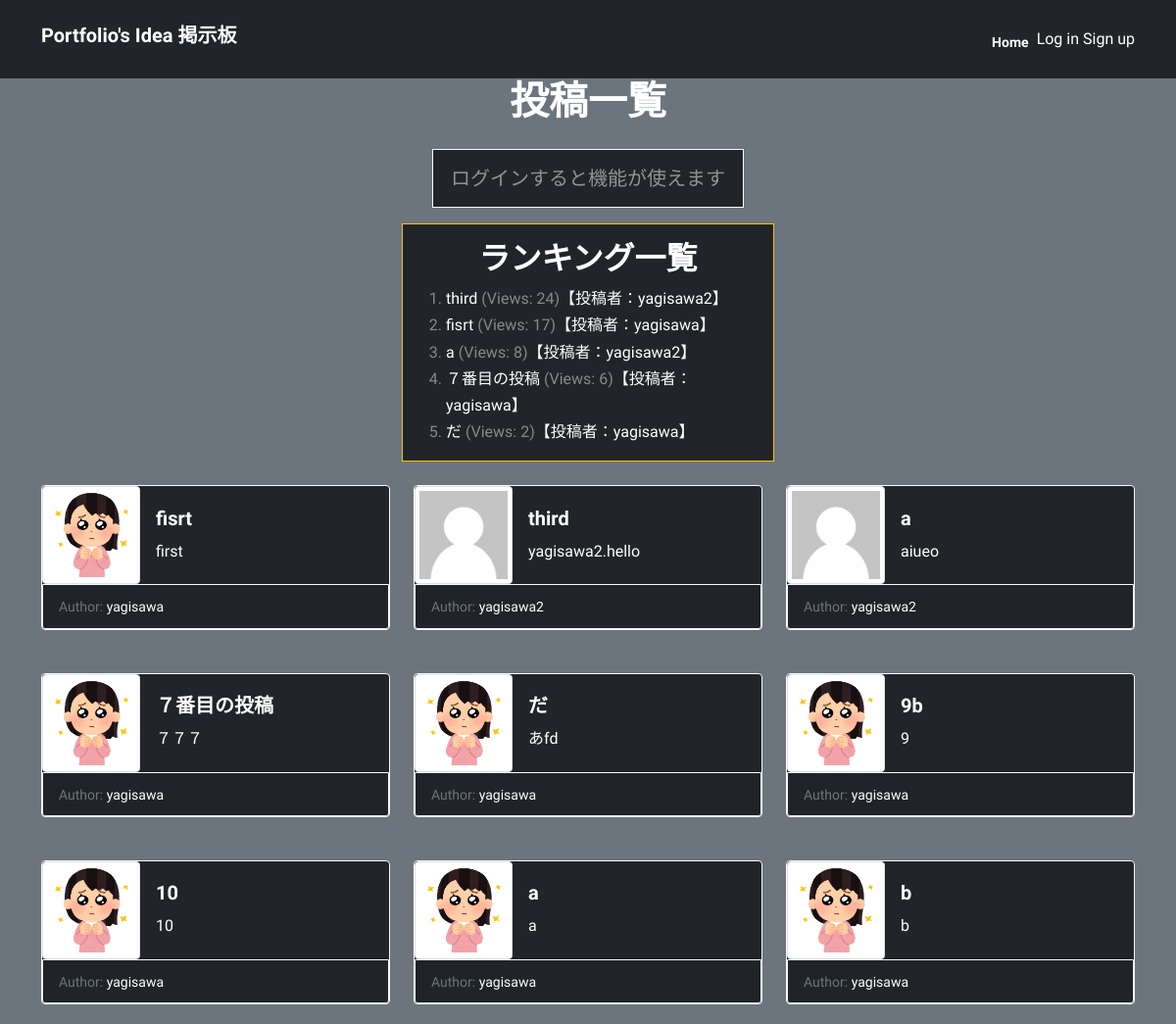
The app's page /, older data.
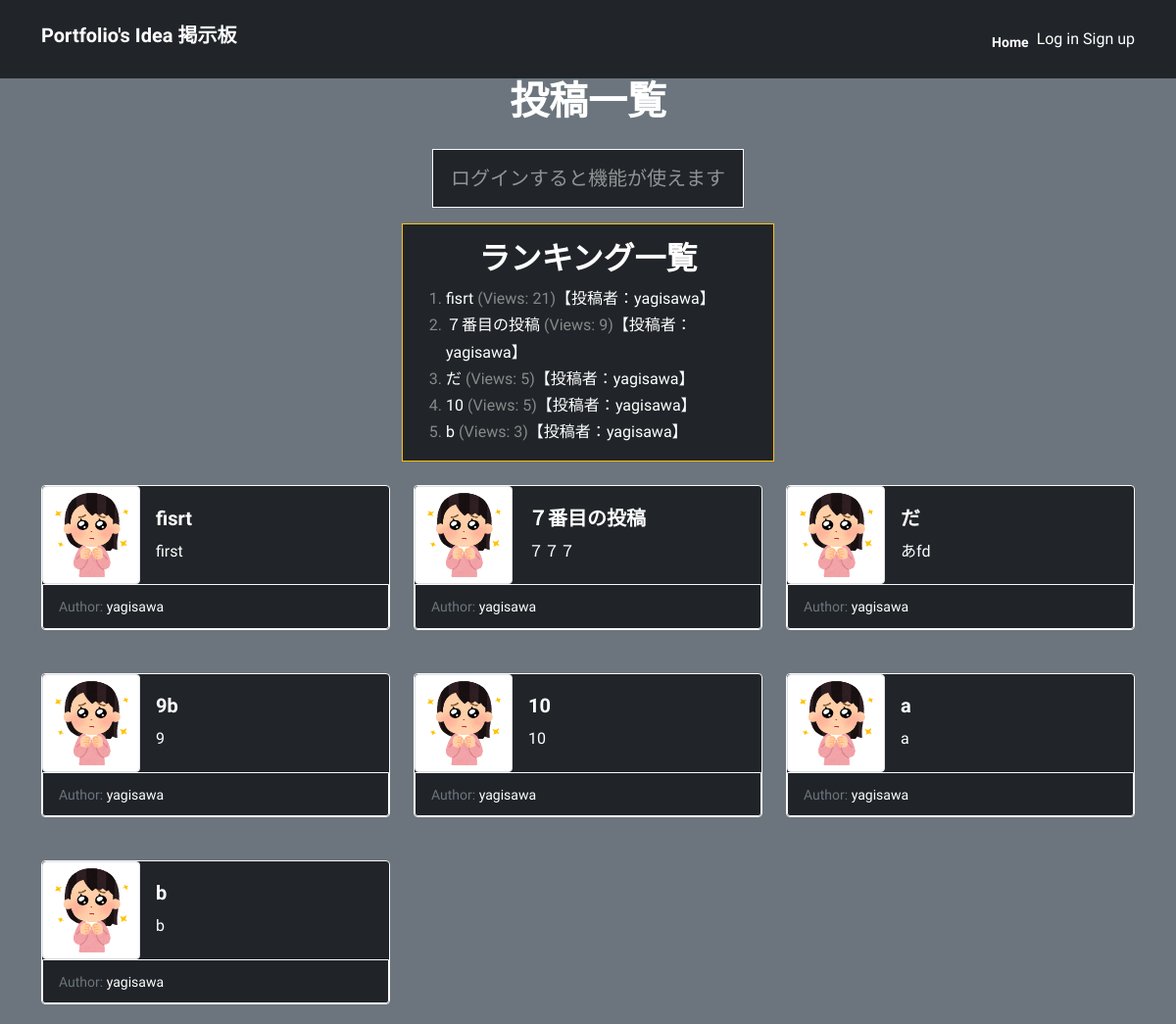
The same page, newer data.
### myapp/models.py (models this page shows, shortened)
class Post(models.Model):
    title = models.CharField(max_length=200)
    content = models.TextField()
    author = models.ForeignKey(User, on_delete=models.CASCADE)
    created_at = models.DateTimeField(auto_now_add=True)
    updated_at = models.DateTimeField(auto_now=True)
    likes = models.ManyToManyField(settings.AUTH_USER_MODEL, related_name='likes', blank=True)
    views = models.IntegerField(default=0)
    icon = models.ImageField(upload_to='icons/', blank=True, null=True)
    def get_author_avatar_url(self):
        return self.author.profile.avatar.url if self.author.profile.avatar else None

class Profile(models.Model):
    user = models.OneToOneField(User, on_delete=models.CASCADE)
    bio = models.TextField(max_length=500, blank=True)
    website = models.URLField(max_length=200, blank=True)
    location = models.CharField(max_length=100, blank=True)
    avatar = models.ImageField(upload_to='avatars/', blank=True, null=True)
    followers = models.ManyToManyField(User, related_name='following', blank=True)
    followers_count = models.PositiveIntegerField(default=0)

### myapp/views.py (the view)
# urls.py: path('', views.post_list, name='post_list'),
def post_list(request):
    posts = Post.objects.all()
    ranked_posts = Post.objects.annotate(num_views=F('views') + 1).order_by('-num_views')[:5]
    paginator = Paginator(posts, 9)
    page_number = request.GET.get('page')
    page_obj = paginator.get_page(page_number)
    if page_number is None or int(page_number) == 1:
        show_ranking = True
    else:
        show_ranking = False
    if request.method == 'POST':
        form = CommentForm(request.POST)
        if form.is_valid():
            comment = form.save(commit=False)
            comment.post = Post
            comment.save()
            return redirect('post_detail', pk=Post.pk)
    else:
        form = CommentForm()
    return render(request, 'myapp/post_list.html', {'posts': posts, 'ranked_posts': ranked_posts, 'page_obj': page_obj, 'form': form})

### myapp/templates/myapp/post_list.html (shortened to what this page needs)
{% extends 'base.html' %}
{% load static %}
{% block content %}
<div class="container">
  <div class="text-center">
    <h1>投稿一覧</h1>
    {% if user.is_authenticated %}
      <a class="btn btn-primary btn-lg mt-3 mb-3 border border-light" href="{% url 'post_create' %}">新しい投稿はこちらから</a>
    {% else %}
      <p class="btn btn-dark text-white-50 btn-lg mt-3 mb-3 border border-light">ログインすると機能が使えます</p>
    {% endif %}
  </div>
  <div class="row justify-content-center">
    <div class="col-md-4 bg-dark border border-warning mb-4">
      <div class="post-section mt-3 mb-3">
        <h2 class="text-center">ランキング一覧</h2>
        <ol class="ranking-list bg-dark">
          {% for post in ranked_posts %}
            <li><a href="{% url 'post_detail' post.pk %}" class="text-white">{{ post.title }}</a> (Views: {{ post.views }})<a href="{% url 'profile' post.author.username %}">【投稿者：{{ post.author }}】</a></li>
          {% empty %}
            <li>まだ投稿がありません</li>
            <li>あなたが投稿をすることでトップランキングに乗ることができます！</li>
          {% endfor %}
        </ol>
      </div>
    </div>
  </div>
  {% if page_obj %}
  <div class="row row-cols-1 row-cols-md-3 g-4">
    {% for post in page_obj %}
      <div class="col">
        <div class="card bg-dark border border-light">
          <div class="d-flex align-items-center">
            {% if post.get_author_avatar_url %}
              <img src="{{ post.get_author_avatar_url }}" class="card-img-left img-thumbnail" alt="Avatar" style="width: 100px; height: 100px;">
            {% else %}
              <img src="{% static 'images/new_default_avatar.png' %}" class="card-img-left img-thumbnail" alt="Avatar" style="width: 100px; height: 100px;">
            {% endif %}
            <div class="card-body">
              <h5 class="card-title"><a href="{% url 'post_detail' post.pk %}">{{ post.title }}</a></h5>
              <p class="card-text text-white">
                {% if post.content|length > 30 %}
                  {{ post.content|slice:":30" }}...
                {% else %}
                  {{ post.content }}
                {% endif %}
              </p>
            </div>
          </div>
          <div class="card-footer border border-light">
            <small class="text-muted">Author: <a href="{% url 'profile' post.author.username %}" class="text-white">{{ post.author.username }}</a></small>
          </div>
        </div>
      </div>
    {% empty %}
      <p class="text-white">投稿がまだありません</p>
    {% endfor %}
  </div>
  {% else %}
    <p class="text-white text-center">投稿がまだありません</p>
  {% endif %}
</div>
{% endblock %}

Row changes from the older to the newer data that the page shows:
removed Post: title "third", views "24", author "yagisawa2", content "yagisawa2.hello", author.username "yagisawa2"
removed Post: title "a", views "8", author "yagisawa2", content "aiueo", author.username "yagisawa2"
changed Post "fisrt": views "17" → "21"
changed Post "７番目の投稿": views "6" → "9"
changed Post "あfd": views "2" → "5"
now on one of the page's lists (row edited): Post: title "10", views "5", author "yagisawa"
now on one of the page's lists (row edited): Post: title "b", views "3", author "yagisawa"
